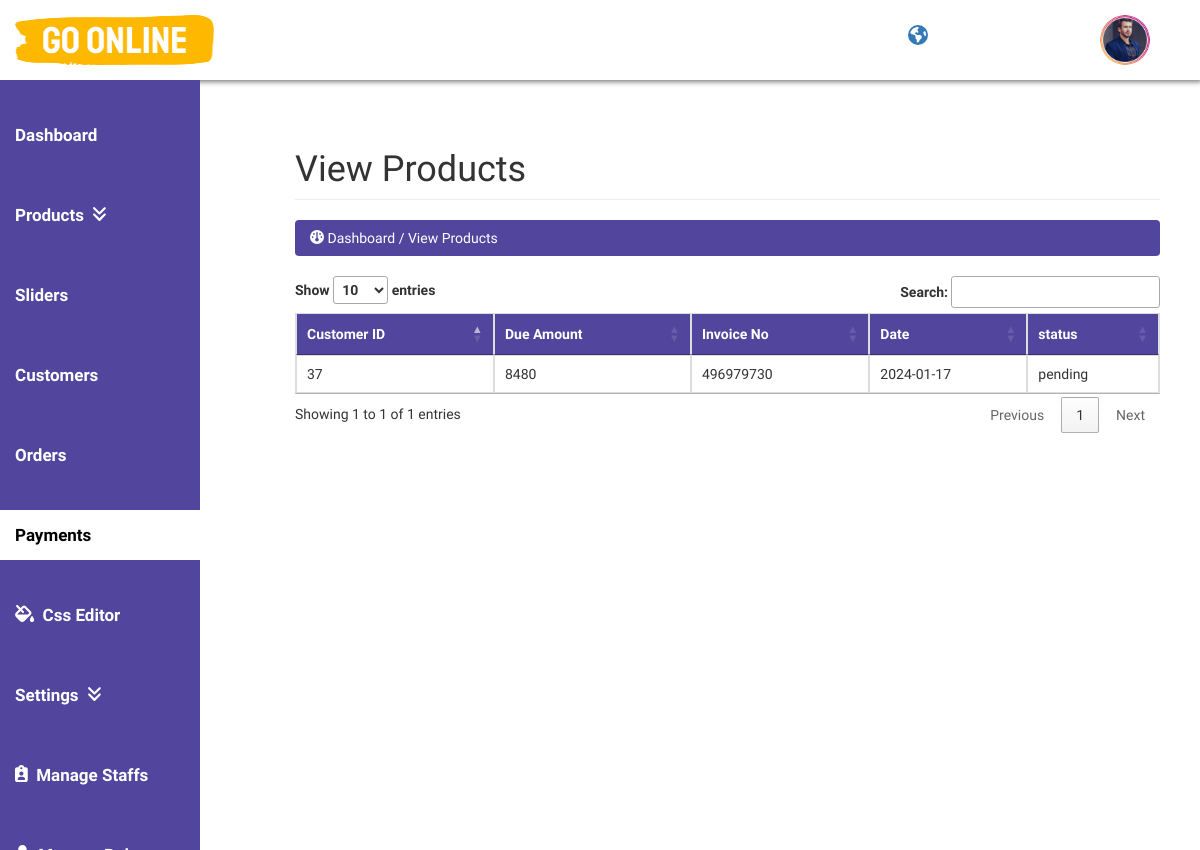
Page /admin/index.php?view_due_payments (signed in) on the committed database.
### tables this page shows
CREATE TABLE `customer_orders` (
  `order_id` int(10) NOT NULL,
  `customer_id` int(10) NOT NULL,
  `due_amount` int(100) NOT NULL,
  `invoice_no` int(100) NOT NULL,
  `qty` int(10) NOT NULL,
  `size` text NOT NULL,
  `order_date` date NOT NULL,
  `order_status` text NOT NULL
);

CREATE TABLE `logo` (
  `id` int(255) NOT NULL,
  `light_logo` text NOT NULL,
  `dark_logo` text NOT NULL,
  `footer_logo` text NOT NULL,
  `favicon_logo` text NOT NULL,
  `admin_logo` text NOT NULL,
  `site_name` text NOT NULL,
  `loading` text NOT NULL,
  `status` text NOT NULL,
  `maintain` text NOT NULL
);

### admin/includes/siderbar.php (the view, shortened to what this page needs)
<nav class="navbar navbar-inverse navbar-fixed-top">
    <div class="navbar-header">
        <a href="index.php?dashboard" class="navbar-brand"><img style="width:199px;height:50px;" src="images/<?php echo $adminURL; ?>"></a>
    </div>
    <ul class="nav navbar-right top-nav">
         <li>
    <a href="http://localhost/go/index.php" target="_blank" class="ss"  style="font-size: 20px; margin-top: 10px;">
        <i class="fas fa-globe-americas"></i>&nbsp; <span class="view-website">View Site</span>
    </a>
</li>
        <li class="dropdown">
            <a href="#" class="dropdown-toggle" data-toggle="dropdown">
                 <?php
     if (isset($_SESSION['admin_email'])) {
    $admin_email = $_SESSION['admin_email'];
    $get_p = "SELECT * FROM admins WHERE admin_email='$admin_email'";
    $run_edit = mysqli_query($con, $get_p);
    if ($run_edit && mysqli_num_rows($run_edit) > 0) {
        $row_edit = mysqli_fetch_array($run_edit);
        $admin_image = $row_edit['admin_image'];
        $admin_name = $row_edit['admin_name'];
    }
}
?>
                 <img src="images/<?php echo $admin_image; ?>" title="<?php echo $admin_name; ?>">
            </a>
        </li>
    </ul>
    <div class="collapse navbar-collapse navbar-ex1-collapse">
        <ul class="nav navbar-nav side-nav">
            <li class="<?php if($active=='Dashboard') echo"active"; ?>">
                <a href="index.php?dashboard">
                       <ion-icon name="speedometer-outline"></ion-icon>Dashboard
                </a>
            </li>
            <li class="<?php if($active=='products') echo"active"; ?>">
                <a href="#" data-toggle="collapse" data-target="#products">
                       <ion-icon name="pricetags-outline"></ion-icon> Products
               &nbsp;<i class="fa fa-angle-double-down"></i>
                </a>
            </li>
            <li  class="<?php if($active=='sildes') echo"active"; ?>">
                <a href="index.php?view_slides" data-toggle="collapse" data-target="#slides">
                      <ion-icon name="albums-outline"></ion-icon> Sliders
                </a>
            </li>
            <li class="<?php if($active=='customers') echo"active"; ?>">
                <a href="index.php?view_customers">
                   <ion-icon name="people-circle-outline"></ion-icon>Customers
                </a>
            </li>
            <li  class="<?php if($active=='orders') echo"active"; ?>">
                <a href="index.php?view_orders">
                    <ion-icon name="wallet-outline"></ion-icon>Orders
                </a>
            </li>
            <li  class="<?php if($active=='payments') echo"active"; ?>">
                <a href="index.php?view_payments">
                    <ion-icon name="card-outline"></ion-icon> Payments
                </a>
            </li>
               <li  class="<?php if($active=='csseditors') echo"active"; ?>">
                <a href="index.php?edit_css">
                    <i class="fa-solid fa-fill-drip"></i>&nbsp; Css Editor
                </a>
            </li>
            <li class="<?php if($active=='settings') echo"active"; ?>">
                <a href="#" data-toggle="collapse" data-target="#general">
                     <ion-icon name="settings-outline"></ion-icon> Settings
                        &nbsp;<i class="fa fa-angle-double-down"></i>
                </a>
            </li>
            <li  class="<?php if($active=='staffs') echo"active"; ?>">
                <a href="index.php?view_users" data-toggle="collapse" data-target="#users">
                        <i class="fa-solid fa-clipboard-user"></i>&nbsp; Manage Staffs
                </a>
            </li>
                  <li  class="<?php if($active=='roles') echo"active"; ?>">
                <a href="index.php?view_roles" data-toggle="collapse" data-target="#users">
                        <i class="fa-solid fa-user-tie"></i>&nbsp; Manage Roles
                </a>
            </li>
        </ul>
    </div>
</nav>

### admin/view_due_payments.php
  <?php
$con=mysqli_connect('localhost:4306','root','','ecom_store');
$res=mysqli_query($con,"select customer_id,due_amount,invoice_no,order_date,order_status FROM customer_orders where order_status='pending'");
?>
   <div class="container" style="margin-top:50px;">
    <div class="row">
        <div class="col-lg-12">
            <h1 class="page-header">View Products</h1>
        </div>
    </div>
    <div class="row">
        <div class="col-lg-12">
            <ol class="breadcrumb">
                <li class="active">
                    <i class="fa fa-dashboard"></i> Dashboard / View Products
                </li>
            </ol>
        </div>
    </div>
   <div class="table-responsive">
    <table class="table table-bordered">
		<thead>
			<tr>
				  <th>Customer ID</th>
    <th> Due Amount</th>
    <th >Invoice No</th>
       <th>Date</th>
       <th>status</th>
			</tr>
		</thead>
<tbody>
			<?php while($row=mysqli_fetch_assoc($res)){?>
			<tr>
				<td><?php echo $row['customer_id']?></td>
				<td><?php echo $row['due_amount']?></td>
					<td><?php echo $row['invoice_no']?></td>
					<td><?php echo $row['order_date']?></td>
					<td><?php echo $row['order_status']?></td>
			</tr>
			<?php } ?>
		</tbody>
	  </table>
       </div>
    </div>

### admin/css/style.css (style rules this page uses)
* { font-family: 'Urbanist', sans-serif; margin: 0; padding: 0; box-sizing: border-box; }
:root { --blue:#003333 ; --white:#fff; --gray:#f5f5f5; --black1:#222; --black2:#999; overflow-y: auto; overflow-x: hidden; }
body { min-height: 100vh; overflow: hidden; background-color: white; background-position: center; background-size: cover; }
.container { position: relative; width: 100%; }
@media (min-width: 768px) { .side-nav { background-color: #1f242d; } }
@media (min-width: 768px) { .nav > li > a > img { position: relative ; width: 50px; height: 50px; border: 1px 2px black; border-radius: 50%; overflow: hidden; cursor: pointer; } }
@media (min-width: 768px) { body { margin-top: 100px; } }
@media (min-width: 768px) { .top-nav { 0 15px; } }
@media (min-width: 768px) { .top-nav>li { float: left; display: inline-block; } }
@media (min-width: 768px) { .top-nav>li>a { color: #337ab7; line-height: 20px; padding-top: 15px; padding-bottom: 15px; margin-right: 50px; } }
@media (min-width: 768px) { .breadcrumb { background-color: #52459d; color: white !important; } }
@media (min-width: 768px) { .breadcrumb>.active { color: white; } }
@media (min-width: 768px) { .navbar-inverse .navbar-nav>li>a { color: white; } }
@media (min-width: 768px) { .navbar-inverse .navbar-nav>li>a { margin-top: 30px; display: flex; } }
@media (min-width: 768px) { .navbar-inverse .navbar-nav>.active>a, .navbar-inverse .navbar-nav>.active>a:focus, .navbar-inverse .navbar-nav>.active>a:hover { color: black; background-color: white; } }
@media (min-width: 768px) { .navbar-fixed-top { top: 0; border-width: 0 0 1px; height: 80px; background-color: #ffffff; box-shadow: 2px 2px 5px gray; border-color: transparent; } }
@media (min-width: 768px) { thead { background: #52459d; color: white; } }

### rows in the picture
customer_orders: customer "37", due_amount "8480", invoice_no "496979730", order_date "2024-01-17", order_status "pending"
logo: admin_logo (picture)
